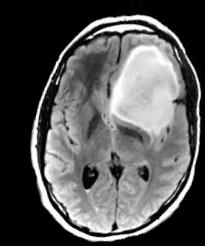
#> input picture Downloads/sample_data/tmp/Brain-tumor-datasets-main/synthesized_data/yes/aug_Y105_0_8022.jpg, 205 x 246 px, found by its file name
$ jupyter execute --allow-errors 'MRIBrainTumor (1).ipynb'   (shell and % lines are left out)
#> lines starting #> are read from the running program, lines starting #| are printed output that depends on the picture; after the words box and inside, x2 and y2 are one past the last pixel; in counts of white or black regions, pixels touching at a corner belong together
#> in load_data, image is the input picture: shape (246, 205, 3); min 0, max 255, mean 86.3
[cell 1]
import zipfile
import os


#> (the rest of this cell did not finish here and is left out)

[cell 2]
from sklearn.decomposition import PCA
import tensorflow as tf
import cv2
import imutils
import numpy as np
import matplotlib.pyplot as plt

import pandas as pd
from sklearn.utils import shuffle
from skimage import filters
from sklearn.linear_model import LogisticRegression
from sklearn.model_selection import train_test_split

from sklearn.metrics import confusion_matrix
from sklearn.neural_network import MLPClassifier
from sklearn import svm
from sklearn.tree import DecisionTreeClassifier
from sklearn.ensemble import RandomForestClassifier
from xgboost import XGBClassifier
from sklearn.ensemble import VotingClassifier
import tensorflow as tf
from tensorflow.keras import layers
from tensorflow.keras.layers import Conv2D, Input, ZeroPadding2D, BatchNormalization, Activation, MaxPooling2D, Flatten, Dense
from tensorflow.keras.models import Model, load_model
from sklearn.metrics import accuracy_score
import keras
from keras.datasets import mnist
from keras.models import Sequential
from keras.layers import CuDNNLSTM, Dense, Dropout, LSTM
from tensorflow.keras.optimizers import Adam
from tensorflow.keras.applications.vgg16 import VGG16
from sklearn.metrics import plot_confusion_matrix
from tensorflow.keras.callbacks import TensorBoard, ModelCheckpoint

[cell 3]
def show_before_and_after(before,after):
    plt.figure()
    plt.subplot(1,2,1)
    plt.imshow(before,plt.cm.gray)
    plt.title('Before')
    plt.subplot(1,2,2)
    plt.imshow(after,plt.cm.gray)
    plt.title('After')
    plt.show()

[cell 4]
def convert_to_grayscale(image):
    gray_scale_img=cv2.cvtColor(image,cv2.COLOR_BGR2GRAY)
    return gray_scale_img

[cell 5]
#Converting to gray scale
sample_img=cv2.imread("/tmp/Brain-tumor-datasets-master/Desktop/synthesized_data/yes/aug_Y10_0_1546.jpg")
#> (the rest of this cell did not finish here and is left out)

[cell 6]
#Reduces image size and down sampling the image
def gaussian_blur(image):
    return cv2.GaussianBlur(image,(5,5),0)
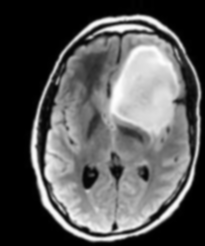
#> returned value: shape (246, 205); min 0, max 254, mean 86.3

#> (a cell that did not finish here is left out)

[cell 8]
def threshold_image(image):
    ret,th=cv2.threshold(image,45,255,cv2.THRESH_BINARY)
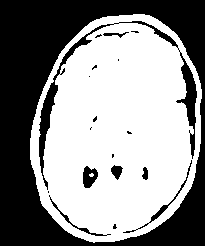
#> th: shape (246, 205); 56.2% white; 19 black regions (11 under 20 px), largest, box (x1, y1, x2, y2) and area: (0, 0, 205, 246) 19228, (39, 21, 197, 190) 1947, (83, 166, 98, 188) 224
    return th

#> (a cell that did not finish here is left out)

[cell 10]
def erode_image(image):
     return cv2.erode(image, None, iterations=2)
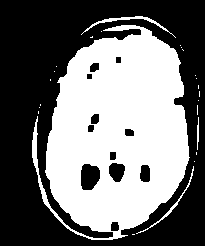
#> returned value: shape (246, 205); 45% white; 24 white regions (20 under 20 px), largest, box (x1, y1, x2, y2) and area: (32, 25, 190, 240) 22209, (81, 16, 176, 38) 243, (136, 166, 194, 234) 164, (197, 117, 199, 150) 50

#> (a cell that did not finish here is left out)

[cell 12]
def dilate_img(image):
    return cv2.dilate(image, None, iterations=2)
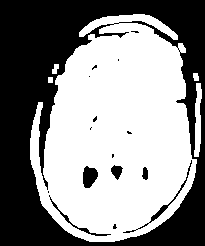
#> returned value: shape (246, 205); 54.9% white; 16 black regions (10 under 20 px)

#> (a cell that did not finish here is left out)

[cell 14]
def crop_image_coordinates(image,plot=False):
    #Grabbing largest contours
#> called with plot = False
    cntrs=cv2.findContours(image.copy(),cv2.RETR_EXTERNAL,cv2.CHAIN_APPROX_SIMPLE)
#> cntrs = 5 contours; box (x1, y1, x2, y2) and area: (30, 14, 197, 242) 27521, (194, 83, 202, 157) 320, (52, 64, 59, 74) 35, (193, 73, 199, 81) 30, (48, 77, 53, 83) 20
    cntrs = imutils.grab_contours(cntrs)
    largest_cntr = max(cntrs, key=cv2.contourArea)
#> largest_cntr = contour of 436 points, box (x1, y1, x2, y2) (30, 14, 197, 242), area 27521
    #Extreme points finding for cropping
    ext_left = tuple(largest_cntr[largest_cntr[:, :, 0].argmin()][0])
#> ext_left = (30, 138)
    ext_right = tuple(largest_cntr[largest_cntr[:, :, 0].argmax()][0])
#> ext_right = (196, 163)
    ext_top = tuple(largest_cntr[largest_cntr[:, :, 1].argmin()][0])
#> ext_top = (133, 14)
    ext_bot = tuple(largest_cntr[largest_cntr[:, :, 1].argmax()][0])
#> ext_bot = (89, 241)
    return [ext_left,ext_right,ext_top,ext_bot]

[cell 15]
def crop_image(image,crop_image_coords):
    return image[crop_image_coords[2][1]:crop_image_coords[3][1], crop_image_coords[0][0]:crop_image_coords[1][0]]
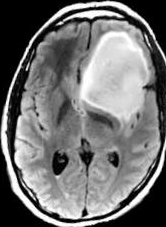
#> returned value: shape (227, 166, 3); min 0, max 255, mean 113.9

#> (a cell that did not finish here is left out)

[cell 17]
def resize_image(image,size):
    width,height=size
#> width = 240; height = 240
    return cv2.resize(image, dsize=(width, height), interpolation=cv2.INTER_CUBIC)
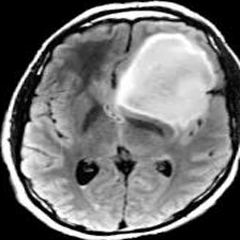
#> returned value: shape (240, 240, 3); min 0, max 255, mean 113.9

#> (a cell that did not finish here is left out)

[cell 19]
def normalize_image(image):
    return image/255

#> (a cell that did not finish here is left out)

[cell 21]
def prepare_image(image):
    return normalize_image(resize_image(crop_image(image,crop_image_coordinates(dilate_img(erode_image(threshold_image(gaussian_blur(convert_to_grayscale(image))))))),[240,240]))

[cell 22]
# Performing above steps on the whole dataset
def load_data(directory_list, image_size):

    # load all images in a directory
    Image = []
    label = []
    width, height = image_size

    for directory in directory_list:
        for filename in os.listdir(directory):
            #load the image

            image = cv2.imread(directory + '/' + filename)
            image = prepare_image(image)
            Image.append(image)
            # append a value of 1 to the label array if the image
            # is in the folder named 'yes', else append 0.
            if directory[-3:] == 'yes':
                label.append([1])
            else:
                label.append([0])
#> pass 2 of the loop in load_data, `for directory in directory_list:`:
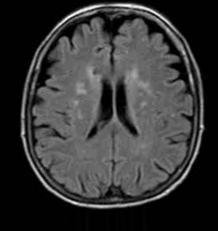
#> input picture Downloads/sample_data/tmp/Brain-tumor-datasets-main/synthesized_data/no/aug_17 no_0_4032.jpg, 218 x 231 px, found by its file name
#> in load_data, image is the input picture: shape (231, 218, 3); min 0, max 255, mean 54.6
#> gray_scale_img: shape (231, 218)
#> in threshold_image (call 2), `ret,th=cv2.threshold(image,45,255,cv2.THRESH_BINARY)`:
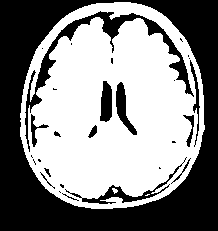
#> th: shape (231, 218); 53% white; 29 black regions (15 under 20 px), largest, box (x1, y1, x2, y2) and area: (0, 0, 218, 231) 19244, (25, 11, 194, 152) 2226, (65, 157, 187, 204) 615
#> cntrs = 15 contours, 3 with area under 20; largest, box (x1, y1, x2, y2) and area: (26, 17, 202, 199) 22196, (30, 2, 191, 72) 1952, (72, 197, 143, 209) 355, (199, 108, 205, 132) 97, (162, 182, 178, 196) 88
#> in resize_image (call 2), `return cv2.resize(image, dsize=(width, height), interpolation=cv2.INTE..`:
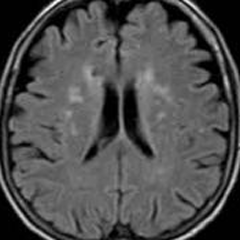
#> returned value: shape (240, 240, 3); min 0, max 255, mean 79

    Image = np.array(Image)
    label = np.array(label)

    # Shuffle the data
    Image, label = shuffle(Image, label)
#> label = [0, 1]

    return Image, label

[cell 23]
#Visualization1 - Number of benign and malignant tumor scans

data_path="/tmp/Brain-tumor-datasets-master/Desktop/synthesized_data/"
data_path_yes=data_path+'yes'
data_path_no=data_path+'no'
width,height=(240,240)
Image,label=load_data([data_path_yes,data_path_no],[width,height])
#> label = [0, 1]
label_list=label.tolist()
#> label_list = [[0], [1]]
no_yes_count=[0,0]
for i in range(len(label_list)):
    no_yes_count[label_list[i][0]]+=1
#> this loop made 2 passes
#> after the loop, no_yes_count = [1, 1]
xaxis=["NO","YES"]
yaxis=no_yes_count
#> yaxis = [1, 1]
plt.figure()
plt.bar(xaxis,yaxis,color=['green','red'])
plt.xlabel("Malignant?")
plt.ylabel("Number of Images")
plt.title("Brain tumor dataset")
plt.show()
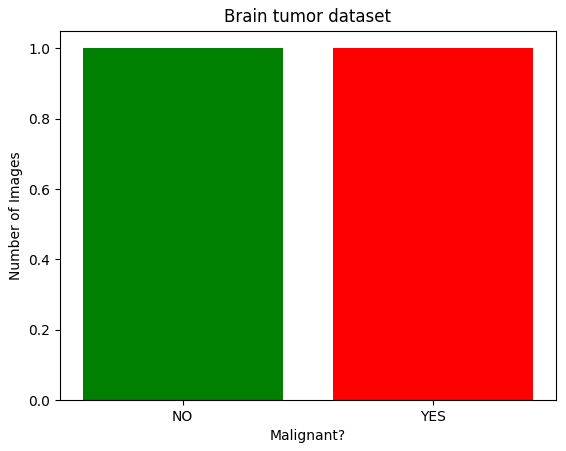
#> figure drawn by matplotlib, 1 panel

[cell 24]
no_yes_count
#> Out = [1, 1]

[cell 25]
#Visualization2- Histogram of gray scale intensity
yes_img=cv2.imread("/tmp/Brain-tumor-datasets-master/Desktop/synthesized_data/yes/aug_Y10_0_1546.jpg")
no_img=cv2.imread("/tmp/Brain-tumor-datasets-master/Desktop/synthesized_data/no/aug_1 no._0_1102.jpg")
#> (the rest of this cell did not finish here and is left out)

#> (a cell that did not finish here is left out)

[cell 27]
Image.shape
#> Out = (2, 240, 240, 3)

[cell 28]
len(label)
#> Out = 2

[cell 29]
Image=Image[0:len(label)]
Image=Image[0:len(label)]

[cell 30]
l=[]
for image_no in range((Image.shape)[0]):
  l.append(Image[image_no].ravel())
#> after the loop, l = 2 items
df=pd.DataFrame(l,columns=[i for i in range(len(l[0]))])
#> df = table of 2 rows and 172800 columns
df["Target"]=label
df.head()
#> Out = table of 2 rows and 172801 columns

[cell 31]
X=df[df.columns[0:-1]]
#> X = table of 2 rows and 172800 columns
y=df['Target']

[cell 32]
#Train and test split
X_train,X_test,Y_train,Y_test=train_test_split(X, y, test_size = 0.2, random_state = 0)
#> X_train = table of 1 rows and 172800 columns; X_test = table of 1 rows and 172800 columns
X_Train = X_train
#> X_Train = table of 1 rows and 172800 columns
#X_train = X
#Y_train = y
X_Train
#> Out = table of 1 rows and 172800 columns

[cell 33]
pca = PCA(n_components = X_train.shape[0])
X_train = pca.fit_transform(X_train)
#> X_train = [0]
X_test = pca.transform(X_test)
#> X_test = [-0.00392]

[cell 34]
#Limited memory Broyden–Fletcher–Goldfarb–Shanno
clf = MLPClassifier(solver='lbfgs', alpha=1e-5,hidden_layer_sizes=(32,16,8,4,2), random_state=0)
clf.fit(X_train, Y_train)
y_pred=clf.predict(X_test)
#> y_pred = [0]
mlp_acc=accuracy_score(Y_test,y_pred)
#> mlp_acc = 0
plot_confusion_matrix(clf, X_test, Y_test)
#> (this line was passed over: sklearn is not available in this run)

[cell 35]
model_svm=svm.SVC()
#> (the rest of this cell did not finish here and is left out)

[cell 36]
dtree=DecisionTreeClassifier(max_depth=10,random_state=0)
model=dtree.fit(X_train,Y_train)
y_pred=model.predict(X_test)
dtree_acc=accuracy_score(Y_test,y_pred)
#> dtree_acc = 0
plot_confusion_matrix(dtree, X_test, Y_test)
#> (this line was passed over: sklearn is not available in this run)

[cell 37]
rtree=RandomForestClassifier(n_estimators=128,random_state=0)
model=rtree.fit(X_train,Y_train)
y_pred=model.predict(X_test)
rtree_acc=accuracy_score(Y_test,y_pred)
#> rtree_acc = 0
plot_confusion_matrix(rtree, X_test, Y_test)
#> (this line was passed over: sklearn is not available in this run)
